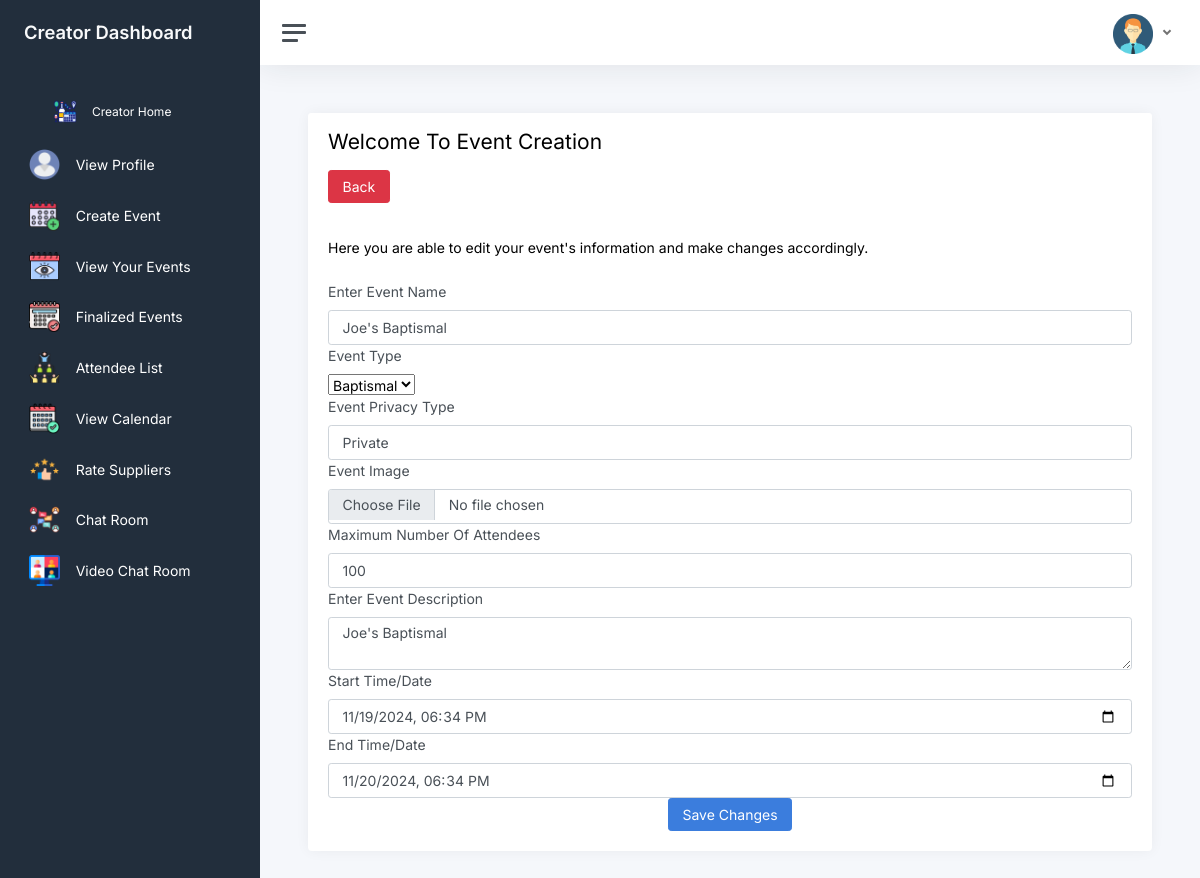
Page /create_event_edit_info/3 (signed in) on the earlier database version.
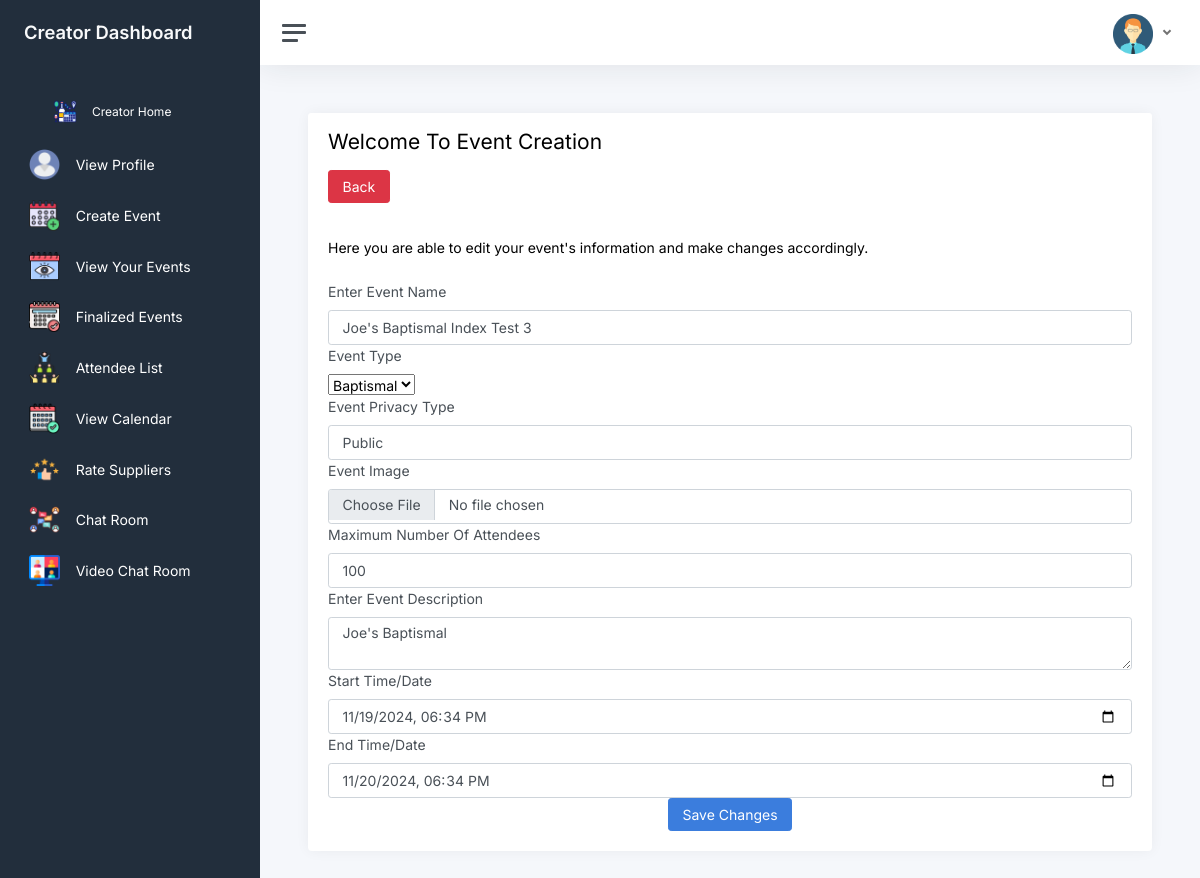
Same page on the later database version.
### website/models.py (models this page shows)
class Events17(db.Model):
    id = db.Column(db.Integer, primary_key=True)
    data1 = db.Column(db.String)  # Store data as JSON string
    room_code = db.Column(db.String)
    event_name = db.Column(db.String)
    event_desc = db.Column(db.String)  # New column for event description
    event_type = db.Column(db.String)
    event_privacy = db.Column(db.String)  # New column for event status
    date = db.Column(db.DateTime(timezone=True), default=func.now())
    user_id = db.Column(db.Integer, db.ForeignKey('users9.id'))
    invited_attendees = db.Column(db.Text)
    rsvp_attendees = db.Column(db.String)
    max_attendee_num = db.Column(db.Integer)  # New column for max attendees
    start_date = db.Column(db.DateTime)  # New column for start time/date
    end_date = db.Column(db.DateTime)  # New column for end time/date
    image_path = db.Column(db.String)

### website/views_creator.py (the view, shortened to what this page needs)
@views_creator.route('/create_event_edit_info/<int:event_id>', methods=['POST', 'GET'])
@login_required
def create_event_edit_info(event_id):
    event = Events17.query.get(event_id)
    if not event:
        flash('Event not found.', category='error')
        return redirect(url_for('views_creator.created_event_edit'))  # Replace with the correct redirect route
    return render_template('create_event_edit_info.html', user=current_user, event=event)

### website/templates/create_event_edit_info.html (shortened to what the changed rows need)
{% extends "base.html" %} {% block title %}Editing Created Event's Information {% endblock %}  {% block content %}
<div class="main">
  <main class="content">
    <div class="container-fluid p-0">
      <div class="row">
        <div class="col-12">
          <div class="card">
            <div class="card-header">
              <h1 class="h3 mb-3">
                Welcome To Event Creation
              </h1>
            </div>
            <div class="card-body">
              <form method="POST" enctype="multipart/form-data">
                <label for="event_name">Enter Event Name</label>
                <input
                  type="text"
                  id="event_name"
                  name="event_name"
                  class="form-control"
                  value="{{ event.event_name }}"
                  required
                />
                <label for="event_type">Event Type</label>
                <br />
                <select name="event_type" id="event_type" class="event_type">
                  <option value="Baptismal" {% if event.event_type == 'Baptismal' %}selected{% endif %}>Baptismal</option>
                </select>
                <br />
                <label for="event_privacy">Event Privacy Type</label>
                <select
                  class="form-control"
                  id="event_privacy"
                  name="event_privacy"
                  required
                >
                  <option value="Private" {% if event.event_privacy == 'Private' %}selected{% endif %}>Private</option>
                  <option value="Public" {% if event.event_privacy == 'Public' %}selected{% endif %}>Public</option>
                </select>
                <label for="event_image">Event Image</label>
                <input
                  type="file"
                  id="event_image"
                  name="event_image"
                  class="form-control"
                  accept="image/*"
                />
                <label for="max_attendee_num">Maximum Number Of Attendees</label>
                <input
                  type="text"
                  id="max_attendee_num"
                  name="max_attendee_num"
                  class="form-control"
                  value="{{ event.max_attendee_num }}"
                  required
                />
                <label for="event_desc">Enter Event Description</label>
                <textarea
                  id="event_desc"
                  name="event_desc"
                  class="form-control"
                  placeholder="Add relevant information, example being location or payment method is applicable"
                >{{ event.event_desc }}</textarea>
                <label for="start_date">Start Time/Date</label>
                <input
                  type="datetime-local"
                  id="start_date"
                  name="start_date"
                  class="form-control"
                  value="{{ event.start_date.strftime('%Y-%m-%dT%H:%M') }}"
                  required
                />
                <label for="end_date">End Time/Date</label>
                <input
                  type="datetime-local"
                  id="end_date"
                  name="end_date"
                  class="form-control"
                  value="{{ event.end_date.strftime('%Y-%m-%dT%H:%M') }}"
                  required
                />
                <div align="center">
                  <button type="submit" class="btn btn-primary">Save Changes</button>
                </div>
              </form>
            </div>
          </div>
        </div>
      </div>
    </div>
  </main>
</div>
{% endblock %}{% block javascript %}{% endblock %}

Differences in the rows shown:
changed Events17 "Baptismal": event_name "Joe's Baptismal" → "Joe's Baptismal Index Test 3"; event_privacy "Private" → "Public"
